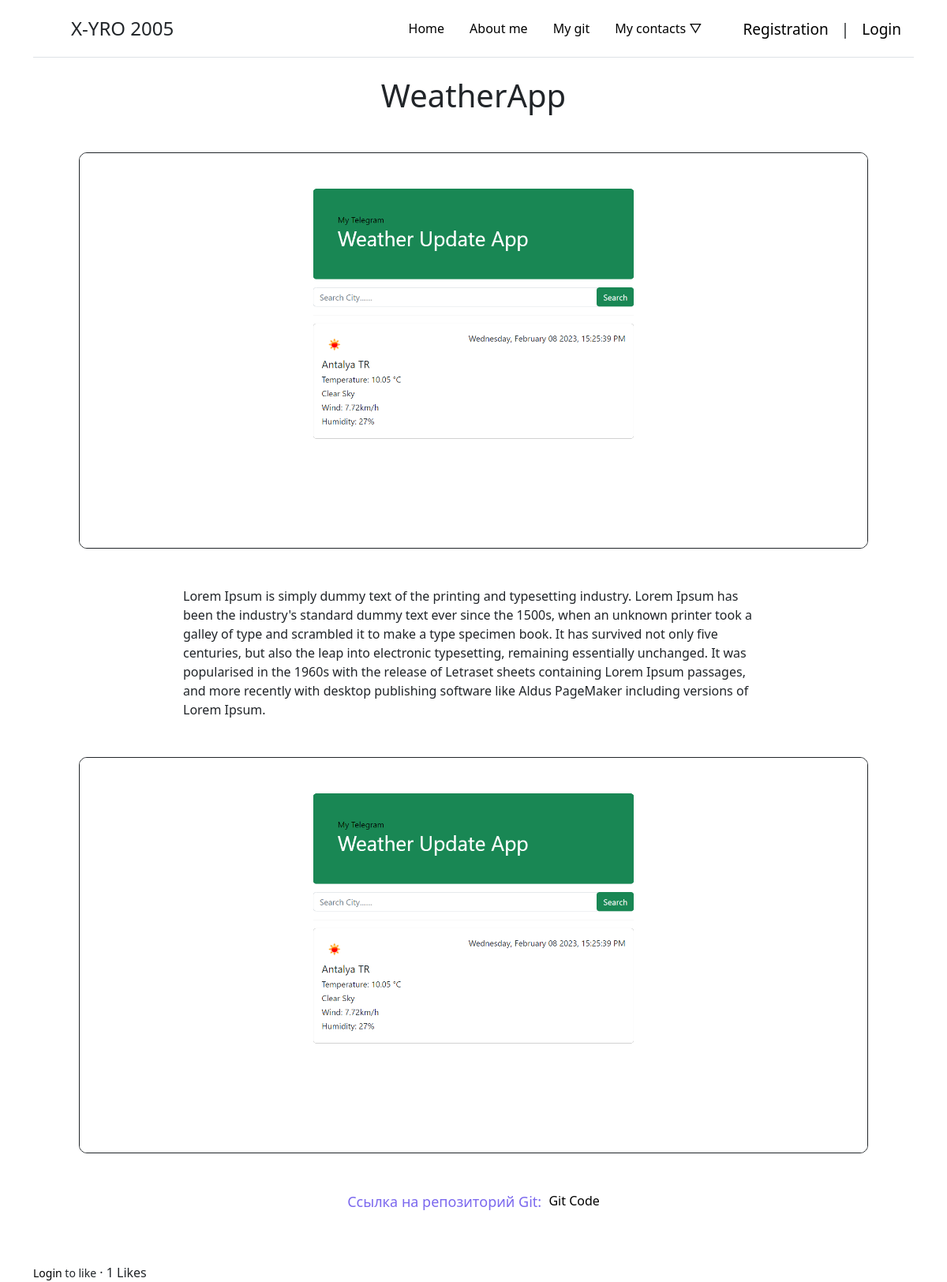
The app's page /project/weather-app/ with its own data.
### WebPortfolioApp/models.py (models this page shows, shortened)
class PortfolioStructure(models.Model):
    title = models.CharField(max_length=255, unique=True)
    slug = models.SlugField(null=True, unique=True, db_index=True)
    upload_img = models.ImageField(upload_to='image/%Y/%m/%d/', blank=True)
    upload = models.FileField(upload_to='video/%Y/%m/%d/')
    descr = models.TextField()
    site_url = models.URLField(blank=False)
    git_url = models.URLField(blank=False)
    likes = models.ManyToManyField(User, related_name='likes')
    def total_likes(self):
        return self.likes.count()
    class Meta:
        ordering = ['id']

### WebPortfolioApp/views.py (the view)
# urls.py: path('project/<slug:proj_slug>/', ProjectDetail.as_view(), name='project'),
class ProjectDetail(DetailView):
    model = PortfolioStructure
    template_name = 'WebPortfolioApp/details.html'
    slug_url_kwarg = 'proj_slug'
    context_object_name = 'project'
    def get_context_data(self, **kwargs):
        context = super(ProjectDetail, self).get_context_data()
        stuff = get_object_or_404(PortfolioStructure, slug=self.kwargs['proj_slug'])
        total_likes = stuff.total_likes()
        liked = False
        if stuff.likes.filter(id=self.request.user.id).exists():
            liked = True
        context['total_likes'] = total_likes
        context['liked'] = liked
        return context

### WebPortfolioApp/templates/WebPortfolioApp/details.html (shortened to what this page needs)
{% extends 'WebPortfolioApp/base.html' %}
{% block content %}
    <div class="container">
        <div class="row">
            <h1 class="text-center mb-5">{{ project.title }}</h1>
            <div class="col-sm mx-auto">
                {% if project.upload_img %}
                    <div class="proj-img d-flex justify-content-center mb-5"><img class="detail-img" src="{{ project.upload_img.url }}"></div>
                {% endif %}
            </div>
            <div class="col-8 mx-auto">
                {{ project.descr|linebreaks }}
                {% if project.upload %}
                    <div class="proj-img d-flex justify-content-center mt-5"><img class="detail-img" src="{{ project.upload.url }}"></div>
                {% endif %}
                    <div class="d-flex justify-content-center mt-5 mb-5"><p style="font-size: 18px; color: #7B68EE;">Ссылка на репозиторий Git: &nbsp;</p><a href="{{ project.git_url }}">Git Code</a></div>
            </div>
            <form action="{% url 'like_project' project.slug %}" method="POST">
            {% if user.is_authenticated %}
                {% if liked %}
                    <button type="submit" class="btn btn-danger" name="project_id" value="{{project.id}}">Unlike</button>
                {% else %}
                    <button type="submit" class="btn btn-primary" name="project_id" value="{{project.id}}">Like</button>
                {% endif %}
            {% else %}
                <small><a href="{% url 'login' %}">Login</a> to like</small>
            {% endif %}
                · {{ total_likes }} Likes
            </form>
        </div>
    </div>
{% endblock %}

### static/css/style.css (style rules this page uses)
a { text-decoration: none; color: #000000; }
.proj-img img { height: 0 auto; max-width: 350px; border: 1.5px solid; border-radius: 10px; }
img.detail-img { height: auto; max-width: 1000px; border-radius: 10px; }

### records on screen
PortfolioStructure: title "WeatherApp", upload_img (picture), descr "Lorem Ipsum is simply dummy text of the printing and typesetting industry. Lorem Ipsum has been the industry's standard dummy text ever since the 1500s, when an unknown printer took a galley of type and scrambled it to make a type specimen book. It has survived not only five centuries, but also the leap into electronic typesetting, remaining essentially unchanged. It was popularised in the 1960s with the release of Letraset sheets containing Lorem Ipsum passages, and more recently with desktop publishing software like Aldus PageMaker including versions of Lorem Ipsum.", upload (picture)

### other values on screen
{{ total_likes }} "1"
